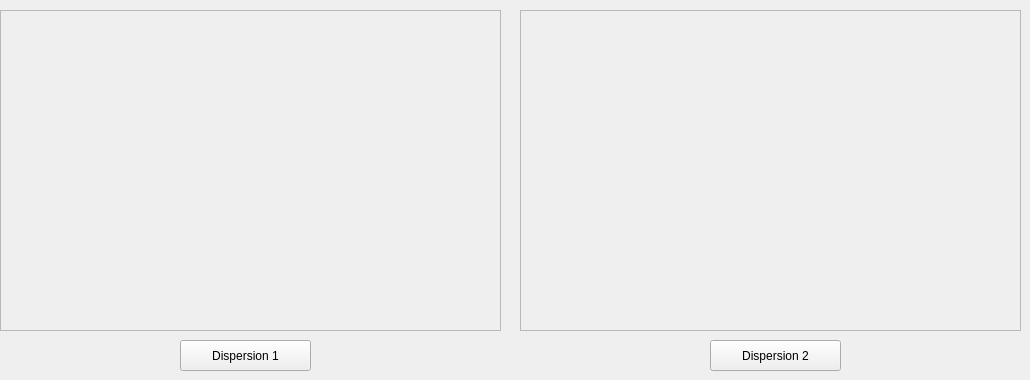
        <widget class="QWidget" name="Dispersion">
         <attribute name="title">
          <string>Dispersion</string>
         </attribute>
         <widget class="QFrame" name="frame_Dispersion_B1">
          <property name="geometry">
           <rect>
            <x>0</x>
            <y>10</y>
            <width>501</width>
            <height>321</height>
           </rect>
          </property>
          <property name="frameShape">
           <enum>QFrame::StyledPanel</enum>
          </property>
          <property name="frameShadow">
           <enum>QFrame::Raised</enum>
          </property>
          <widget class="QWidget" name="verticalLayoutWidget_3">
           <property name="geometry">
            <rect>
             <x>0</x>
             <y>0</y>
             <width>501</width>
             <height>321</height>
            </rect>
           </property>
           <layout class="QVBoxLayout" name="Dispersion_B1"/>
          </widget>
         </widget>
         <widget class="QFrame" name="frame_Dispersion_B2">
          <property name="geometry">
           <rect>
            <x>520</x>
            <y>10</y>
            <width>501</width>
            <height>321</height>
           </rect>
          </property>
          <property name="frameShape">
           <enum>QFrame::StyledPanel</enum>
          </property>
          <property name="frameShadow">
           <enum>QFrame::Raised</enum>
          </property>
          <widget class="QWidget" name="verticalLayoutWidget_4">
           <property name="geometry">
            <rect>
             <x>0</x>
             <y>0</y>
             <width>501</width>
             <height>321</height>
            </rect>
           </property>
           <layout class="QVBoxLayout" name="Dispersion_B2"/>
          </widget>
         </widget>
         <widget class="QPushButton" name="refresh_dispersion_1">
          <property name="geometry">
           <rect>
            <x>180</x>
            <y>340</y>
            <width>131</width>
            <height>31</height>
           </rect>
          </property>
          <property name="text">
           <string>Dispersion 1</string>
          </property>
         </widget>
         <widget class="QPushButton" name="refresh_dispersion_2">
          <property name="geometry">
           <rect>
            <x>710</x>
            <y>340</y>
            <width>131</width>
            <height>31</height>
           </rect>
          </property>
          <property name="text">
           <string>Dispersion 2</string>
          </property>
         </widget>
        </widget>
